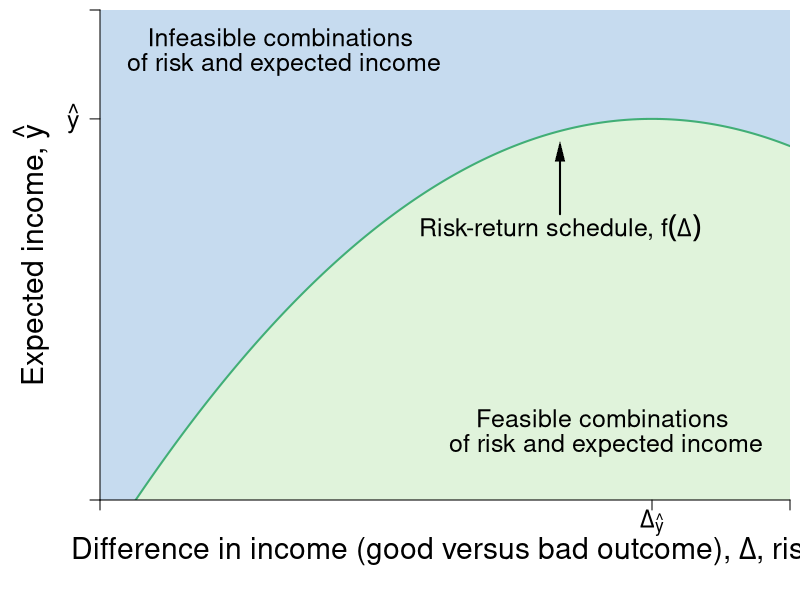

Recreate this plot in R.
require(ggplot2)
require(shape)
pdf(file = "risk/risk_return_shaded.pdf", width = 9, height = 7)

# Set parameters for graphics
axislabelsize <- 1.8
labelsize <- 1.5
namesize <- 1.8
annotatesize <- 1.5
graphlinewidth <- 2
segmentlinewidth <- 1.5

COL <- c("#7fc97f", "#beaed4", "#fdc086", "#ffff99", "#386cb0", "#f0027f", "#bf5b17", "#666666")
COLA <- c("#e0f3db", "#99d8c9","#66c2a4","#41ae76", "#238b45", "#005824")
COLB <- c("#c6dbef", "#4eb3d3", "#2b8cbe", "#0868ac","#084081")
COLC <- c("#fcfbfd", "#efedf5", "#dadaeb", "#bcbddc", "#9e9ac8", "#807dba", "#6a51a3", "#54278f", "#3f007d")
grays <- gray.colors(25, start = 1, end = 0)

par(mar =  c(5, 5, 0.5, 0.5))
xlims <- c(0, 15)
ylims <- c(0, 18)

riskreturn <- function(g, int1 = 14, int2 = 4, coeff = 1/3){
  int1 - (int2 - (coeff)*g)^2
}

indiffA <- function(g, intercept = 5.6, slope = 0.125){
  intercept  + slope*g^2
}


#Plot command 
plot(0, 0, xlim = xlims, ylim = ylims, 
     type = "n",
     xlab = expression(paste("")),
     ylab = expression(paste("")), 
     axes = FALSE,
     # xlab = expression(paste("Bob's Payoff, ", u^B)),
     # ylab = expression(paste("Alfredo's Payoff, ", u^A)),
     #xaxt = "n", 
     #yaxt = "n", 
     cex.lab = axislabelsize, 
     bty = "n", 
     xaxs = "i", 
     yaxs = "i"
)


ticksy <- c(0,  riskreturn(g = 12) ,ylims[2])
ylabels <- c(NA, expression(paste(hat(y) )), NA)
ticksx <- c(0,  12, xlims[2])
xlabels <- c(NA, expression(paste(Delta[hat(y)])), NA)

mtext(expression(paste("Difference in income (good versus bad outcome), ", Delta, ", risk")), side = 1, line = 2.5, cex = axislabelsize)
text(xlims[1] - 1.5, ylims[2] - 0.5*(ylims[2] - ylims[1]), expression(paste("Expected income, ", hat(y))), xpd = TRUE, cex = axislabelsize, srt = 90) 


#Draw the polygon for shading the utility areas
xpoly1 <- seq(from = xlims[1], to = xlims[2], length.out = 500)
ypoly1 <- riskreturn(xpoly1)
polygon(x = c(xlims[2], xlims[2], rev(xpoly1), 0),
        y = c(ylims[2], 0, rev(ypoly1), ylims[2]),
        col=COLB[1], density=NULL, border = NA)

xpoly2 <- seq(from = 3*(4 - sqrt(14)), to = xlims[2], length.out = 500)
ypoly2 <- riskreturn(xpoly2)
polygon(x = c(xpoly2[1], xlims[2], rev(xpoly2)),
        y = c(ylims[1], ylims[1], rev(ypoly2)),
        col=COLA[1], density=NULL, border = NA)


text(10, 10, expression(paste("Risk-return schedule, ", omega = f(Delta) )), cex = labelsize)
Arrows(10, 10.5, 10, 12.8, col = "black", lty = 1, lwd = 2, arr.type = "triangle", arr.lwd = 0.5)

text(11, 3, expression(paste("Feasible combinations ")), cex = labelsize)
text(11, 2, expression(paste("of risk and expected income")), cex = labelsize)

text(4, 17, expression(paste("Infeasible combinations ")), cex = labelsize)
text(4, 16, expression(paste("of risk and expected income")), cex = labelsize)

npts <- 500 
xx1 <- seq(xlims[1], xlims[2], length.out = npts)
lines(xx1, riskreturn(xx1), col = COLA[4], lwd = graphlinewidth, lty = 1)
#lines(xx1, indiffA(xx1, intercept = 5.6), col = COLB[4], lwd = graphlinewidth, lty = 1)


#Add points a, b, c and c
#points(5.6, 9.5, pch = 16, col = "black", cex = 1.5)

axis(1, at = ticksx, pos = 0, labels = xlabels, cex.axis = labelsize)
axis(2, at = ticksy, pos = 0, labels = ylabels, las = 1, cex.axis = labelsize)

dev.off()
